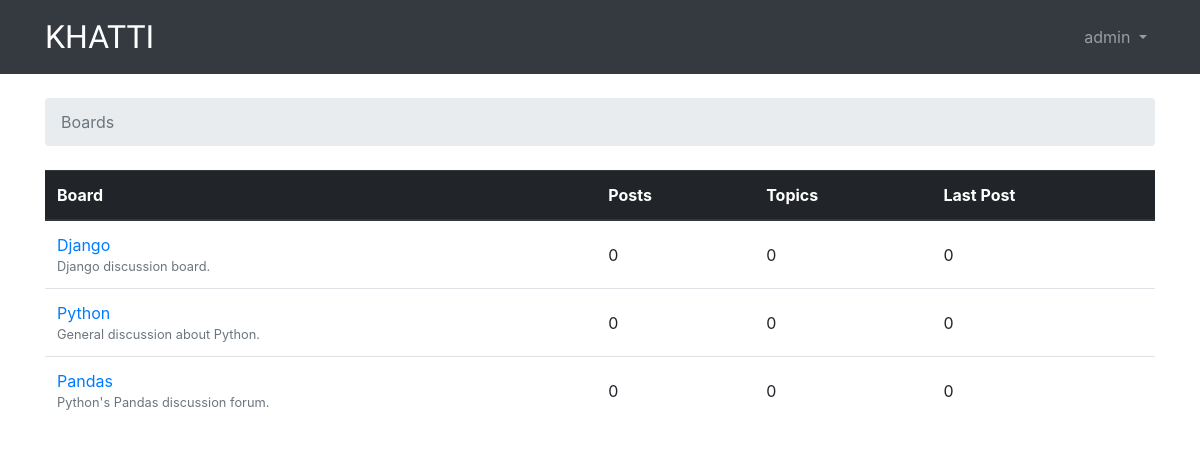
The app's page / (signed in) with its own data.
### boards/models.py (models this page shows, shortened)
class Board(models.Model):
    name = models.CharField(max_length=30, unique=True)
    description = models.CharField(max_length=100)

### boards/views.py (the view)
# urls.py: 2. Add a URL to urlpatterns:  path('', views.home, name='home')
def home(request):
    boards = Board.objects.all() # get all board data
    return render(request, 'home.html',{'boards':boards})

### templates/home.html
{% extends 'base.html' %}
{% block breadcrumb %}
    <li class="breadcrumb-item active">Boards</li>
{% endblock %}
{% block content %}
    <table class='table'>
        <thead class='thead-dark'>
            <tr>
                <th>Board</th>
                <th>Posts</th>
                <th>Topics</th>
                <th>Last Post</th>
            </tr>
        </thead>
        <tbody>
            {% for board in boards %}
            <tr>
                <td>
                    <a href="{% url 'board_topics' board.pk %}">
                        {{board.name}}
                    </a>
                    <br>
                    <small class='text-muted d-block'>{{board.description}}</small>
                </td>
                <td class='align-middle'>0</td>
                <td class='align-middle'>0</td>
                <td class="align-middle">0</td>
            </tr>
            {% endfor %}
        </tbody>
    </table>
{% endblock %}

### templates/base.html (shortened to what this page needs)
{% load staticfiles %}
<!DOCTYPE html>
<html>
<head>
    <link rel="stylesheet" href="{% static 'css/bootstrap.min.css' %}">
    <link rel="stylesheet" href="{% static 'css/app.css' %}">
</head>
<body>
    {% block body %}
    <nav class="navbar navbar-expand-sm navbar-dark bg-dark">
        <div class="container">
            <a class="navbar-brand" href="{% url 'home' %}">KHATTI</a>
            <div class="collapse navbar-collapse" id="mainMenu">
                {% if user.is_authenticated %}
                <ul class="navbar-nav ml-auto">
                    <li class="nav-item dropdown">
                        <a class="nav-link dropdown-toggle" href="#" id="userMenu" data-toggle="dropdown" aria-haspopup="true"
                            aria-expanded="false">
                            {{ user.username }}
                        </a>
                    </li>
                </ul>
                {% else %}
                    <form class ="form-inline ml-auto">
                        <a href="{% url 'login' %}" class="btn btn-outline-secondary">Log in</a>
                        <a href="{% url 'signup' %}" class="btn btn-primary ml-2">Sign Up</a>
                    </form>
                {% endif %}
            </div>
        </div>
    </nav>
    <div class="container">
        <ol class='breadcrumb my-4'>
            {% block breadcrumb %}
            {% endblock %}
        </ol>
        {% block content %}
        {% endblock %}
    </div>
    {% endblock body %}
</body>
</html>

### static/css/app.css (style rules this page uses)
.navbar-brand { font-family: 'Julius Sans One', sans-serif; font-size: 32px; }

### records on screen
Board: name "Django", description "Django discussion board."
Board: name "Python", description "General discussion about Python."
Board: name "Pandas", description "Python's Pandas discussion forum."

### other values on screen
{{ user.username }} "admin"
